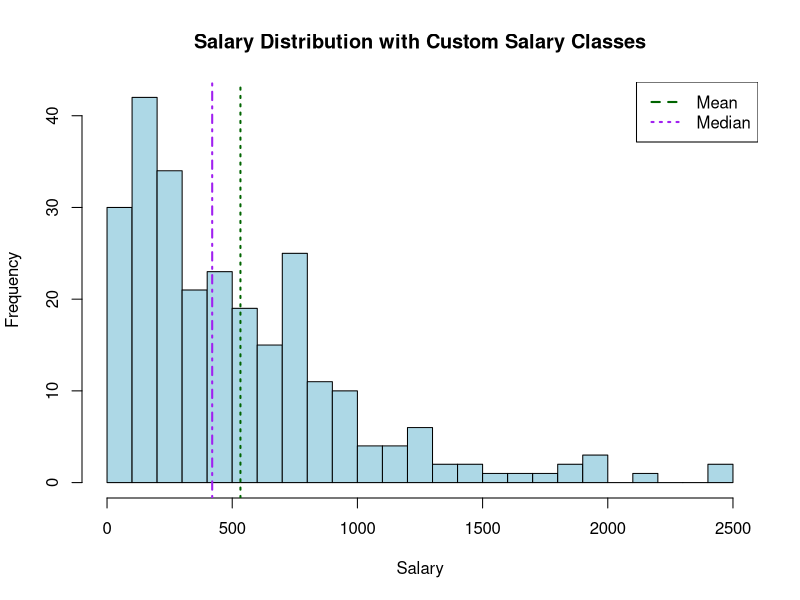
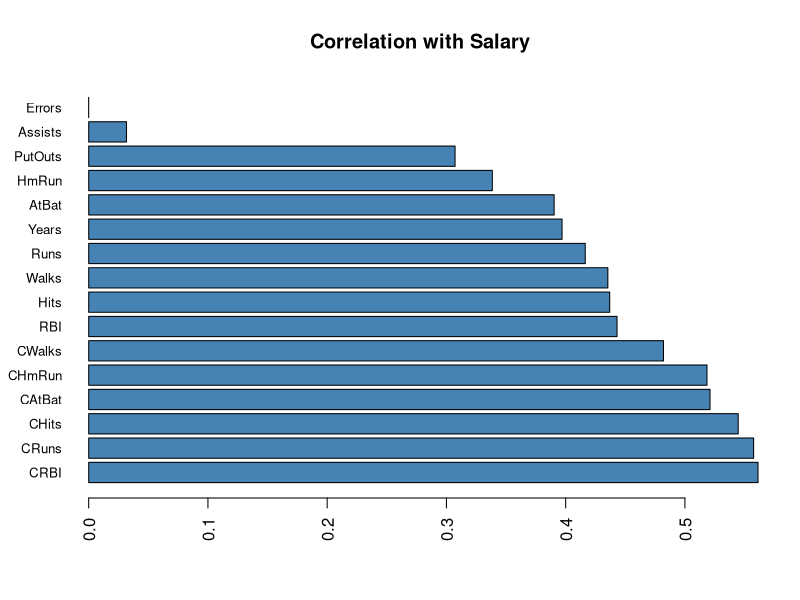
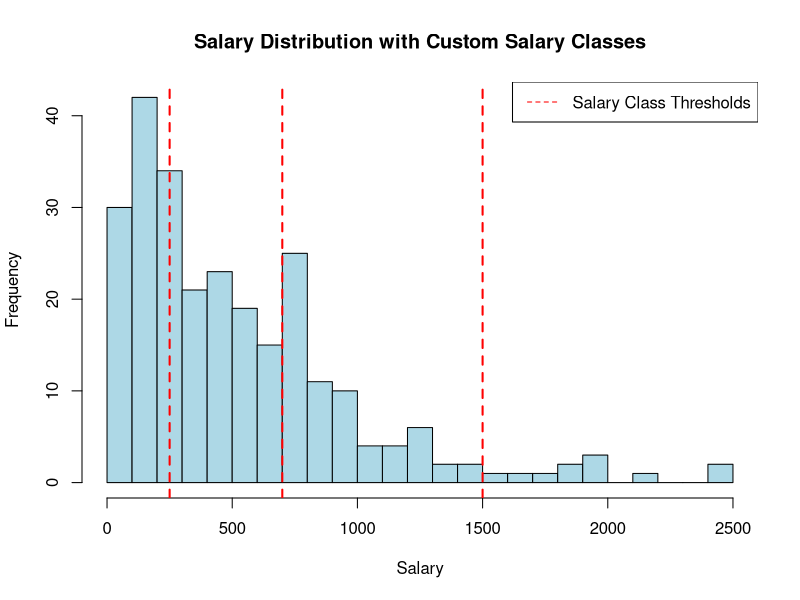
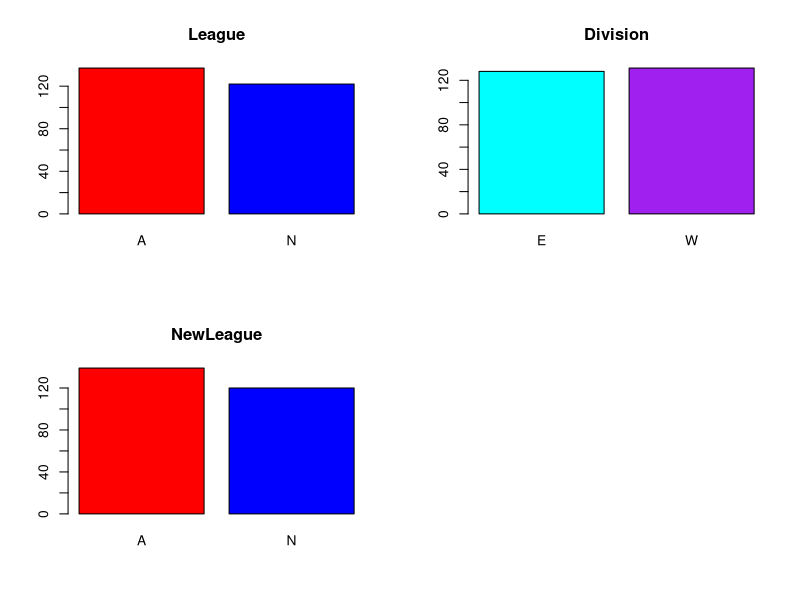
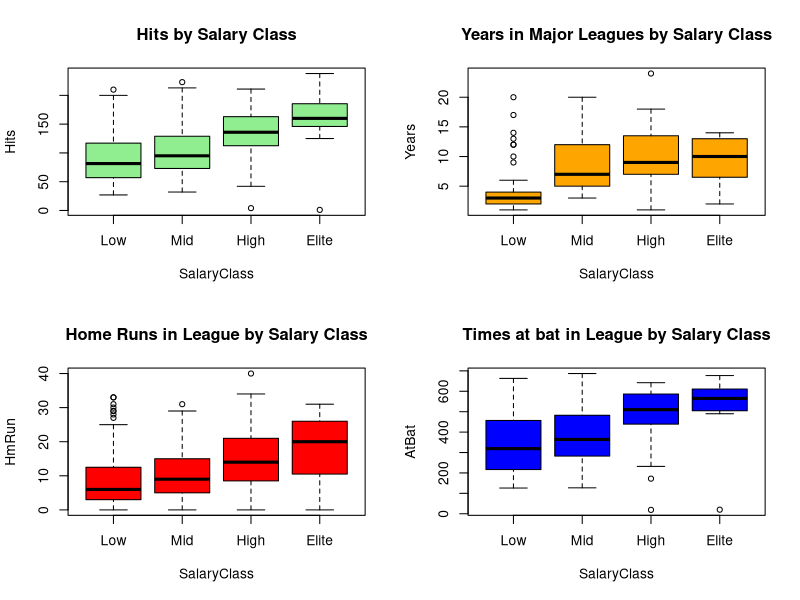
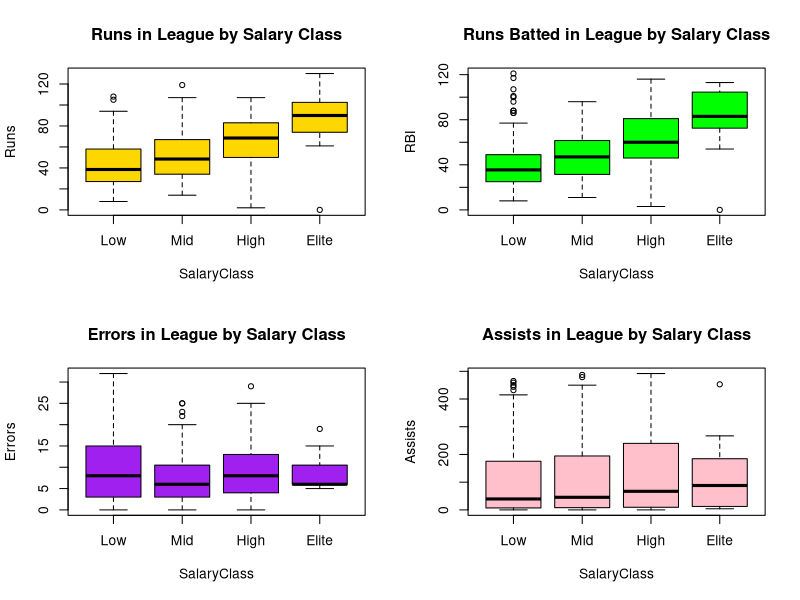
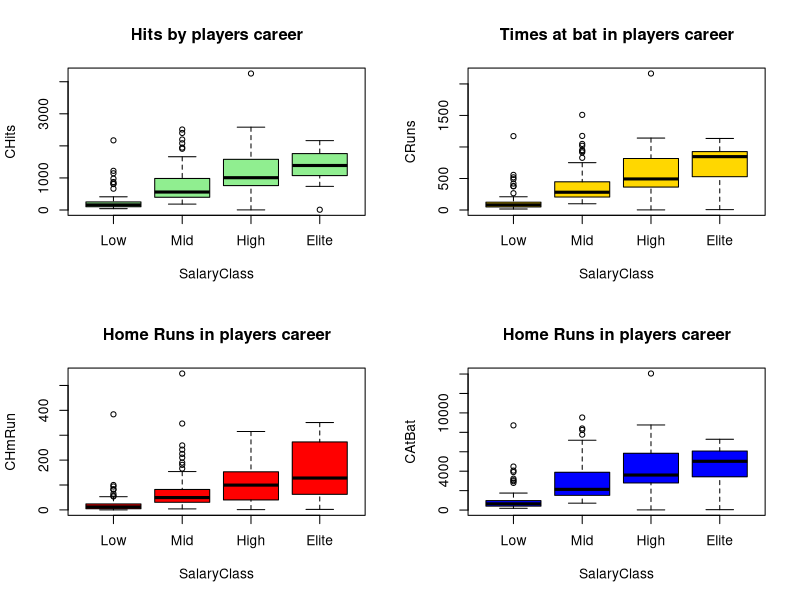
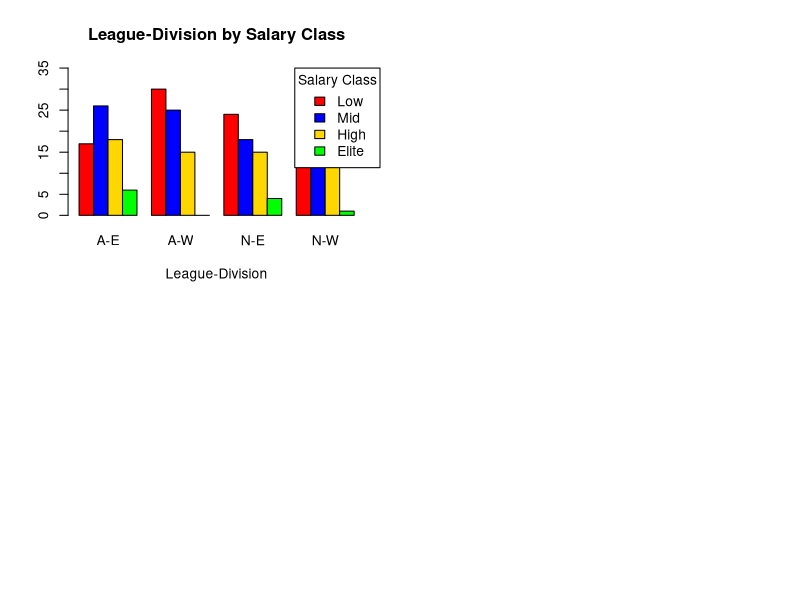

R code for these plots, in order:
## ---- chunk 1
#Load the data set
Data = read.csv("Hitters.csv",
                header = TRUE,
                colClasses = "character")
#Visualize the data
str(Data)
## ---- chunk 2
#Checking the amount of Players and Null values
nrow(Data)
sum(is.na(Data))
colSums(is.na(Data))
#Drop Missing Values
Data <- na.omit(Data)
## ---- chunk 3
Data$League <- as.factor(Data$League)
Data$Division <- as.factor(Data$Division)
Data$NewLeague <- as.factor(Data$NewLeague)

# Convert all columns that should be numeric (except categorical ones)
num_cols <- c("AtBat", "Hits", "HmRun", "Runs", "RBI", "Walks", "Years",
              "CAtBat", "CHits", "CHmRun", "CRuns", "CRBI", "CWalks",
              "PutOuts", "Assists", "Errors", "Salary")

Data[num_cols] <- lapply(Data[num_cols], as.numeric)
str(Data)

## ---- chunk 4

hist(Data$Salary,
     main = "Salary Distribution with Custom Salary Classes",
     xlab = "Salary",
     col = "lightblue",
     breaks = 20)


# Add mean and median lines
abline(v = mean(Data$Salary, na.rm = TRUE), col = "darkgreen", lwd = 2, lty = 3)
abline(v = median(Data$Salary, na.rm = TRUE), col = "purple", lwd = 2, lty = 4)

# Add legend
legend("topright",
       legend = c( "Mean", "Median"),
       col = c("darkgreen", "purple"),
       lty = c(2, 3, 4),
       lwd = 2)

## ---- chunk 5
# Create salary levels using quartiles
Data$SalaryClass <- cut(Data$Salary,
                        breaks = c(0, 250, 700, 1500, Inf),
                        labels = c("Low", "Mid", "High", "Elite"),
                        include.lowest = TRUE)

# Check distribution
table(Data$SalaryClass)

str(Data)
## ---- chunk 6
# Get numeric columns
num_data <- Data[, sapply(Data, is.numeric)]

# Compute correlations with Salary only
salary_corr <- cor(num_data, use = "complete.obs")[, "Salary"]

# Remove Salary's self-correlation (optional)
salary_corr <- salary_corr[names(salary_corr) != "Salary"]

# Sort for readability
salary_corr <- sort(salary_corr, decreasing = TRUE)

barplot(salary_corr,
        main = "Correlation with Salary",
        col = "steelblue",
        las = 2, # Rotate labels
        cex.names = 0.8,
        horiz = TRUE)
## ---- chunk 7

hist(Data$Salary,
     main = "Salary Distribution with Custom Salary Classes",
     xlab = "Salary",
     col = "lightblue",
     breaks = 20)

abline(v = c(250, 700, 1500), col = "red", lwd = 2, lty = 2)

legend("topright",
       legend = c("Salary Class Thresholds"),
       col = "red", lty = 2)


## ---- chunk 8

# Loop over each SalaryClass and print summary
for (class in levels(Data$SalaryClass)) {
  cat("\n--- Summary for Salary Class:", class, "---\n")
  subset_data <- subset(Data, SalaryClass == class)
  print(summary(subset_data[, c("Salary", "Hits", "Years", "HmRun")]))
}


## ---- chunk 9
 par(mfrow=c(2,2))
 #Sexbarchartexample
 barplot(table(Data$League), main="League", col=c("red","blue"))
 #Etnicity
 barplot(table(Data$Division),main="Division", col=c("cyan","purple"))
 #EducationField
 barplot(table(Data$NewLeague), main="NewLeague",
 col=c("red","blue"))
## ---- chunk 10
# Ensure SalaryClass is a factor
Data$SalaryClass <- as.factor(Data$SalaryClass)

# Boxplots and barplots for visual analysis using SalaryClass
par(mfrow = c(2, 2))

# Boxplot: Hits by Salary Class
boxplot(Hits ~ SalaryClass, data = Data,
        main = "Hits by Salary Class", col = "lightgreen")

# Boxplot: Years in major League by Salary Class
boxplot(Years ~ SalaryClass, data = Data,
        main = "Years in Major Leagues by Salary Class", col = "orange")

# Boxplot: Years in League by Salary Class
boxplot(HmRun  ~ SalaryClass, data = Data,
        main = "Home Runs in League by Salary Class", col = "red")

# Boxplot: Times at bat in League by Salary Class
boxplot(AtBat  ~ SalaryClass, data = Data,
        main = "Times at bat in League by Salary Class", col = "blue")

# Boxplot: Runs in League by Salary Class
boxplot(Runs  ~ SalaryClass, data = Data,
        main = "Runs in League by Salary Class", col = "gold")

# Boxplot: Runs Batted in League by Salary Class
boxplot(RBI  ~ SalaryClass, data = Data,
        main = "Runs Batted in League by Salary Class", col = "green")

# Boxplot: Errors in League by Salary Class
boxplot(Errors  ~ SalaryClass, data = Data,
        main = "Errors in League by Salary Class", col = "purple")
# Boxplot: Assists in League by Salary Class
boxplot(Assists  ~ SalaryClass, data = Data,
        main = "Assists in League by Salary Class", col = "pink")

## ---- chunk 11
# Ensure SalaryClass is a factor
Data$SalaryClass <- as.factor(Data$SalaryClass)

# Boxplots and barplots for visual analysis using SalaryClass
par(mfrow = c(2, 2))

# Boxplot: Hits in players career Salary Class
boxplot(CHits ~ SalaryClass, data = Data,
        main = "Hits by players career", col = "lightgreen")

# Boxplot: Runs in players career by Salary Class
boxplot(CRuns  ~ SalaryClass, data = Data,
        main = "Times at bat in players career", col = "gold")

# Boxplot: Home Runs in players career by Salary Class
boxplot(CHmRun  ~ SalaryClass, data = Data,
        main = "Home Runs in players career", col = "red")

# Boxplot: Home Runs in players career by Salary Class
boxplot(CAtBat  ~ SalaryClass, data = Data,
        main = "Home Runs in players career", col = "blue")
## ---- chunk 12
# Create a combined League + Division group
Data$LeagueDivision <- paste(Data$League, Data$Division, sep = "-")
# Barplot of Salary Class by League-Division
counts_ld <- table(Data$SalaryClass, Data$LeagueDivision)

barplot(counts_ld, beside = TRUE,
        col = c("red", "blue", "gold", "green"),
        main = "League-Division by Salary Class",
        ylim = c(0, max(counts_ld) + 5),
        xlab = "League-Division")

legend("topright", inset = c(-0.05, 0), xpd = TRUE,
       legend = rownames(counts_ld),
       fill = c("red", "blue", "gold", "green"),
       title = "Salary Class")

Data$LeagueDivision <- NULL
Data$Salary <- NULL

## ---- chunk 13
# Load the required package
library(nnet)  # Multinomial logistic regression

# Fit the multinomial logistic regression model on the full dataset
# Using SalaryClass as the response variable and all predictors
multinom_model <- multinom(
  SalaryClass ~ AtBat + Hits + HmRun + Runs + RBI + Walks + Years +
    CAtBat + CHits + CHmRun + CRuns + CRBI + CWalks + League + Division +
    PutOuts + Assists + Errors + NewLeague,
  data = Data,
  trace = FALSE  # Suppress convergence output
)

# View the model summary
summary(multinom_model)

# Predict the classes on the training data
predicted_classes <- predict(multinom_model, newdata = Data)

# Calculate the accuracy
accuracy <- mean(predicted_classes == Data$SalaryClass)

# Print the accuracy
cat("Model Accuracy:", round(accuracy * 100, 2), "%\n")


## ---- chunk 14
# Compute z-values and p-values
z_values <- summary(multinom_model)$coefficients / summary(multinom_model)$standard.errors
p_values <- 2 * (1 - pnorm(abs(z_values)))

# Round p-values
round(p_values, 4)
## ---- chunk 15
# Transpose so we can check by predictor (columns)
significant_predictors <- colnames(p_values)[apply(p_values, 2, function(x) any(x < 0.05))]

# View significant predictors
print(significant_predictors)

## ---- chunk 16
set.seed(15072003) # report the name of the student with this date of birth
 cv_methods = c("1. Vanilla validation set", "2. LOO-CV", "3. K-fold CV (with K = 5)",
 "4. K-fold CV (with K = 10)")
 sample(cv_methods, 1)
## ---- chunk 17
# Load required package
library(nnet)

# Initialize prediction vector
predicted_classes <- rep(NA, nrow(Data))

# Perform Leave-One-Out Cross-Validation
for (i in 1:nrow(Data)) {
  # Training set (leave one out)
  train_data <- Data[-i, ]
  test_data <- Data[i, , drop = FALSE]
  
  # Fit model on training data
  loocv_model <- multinom(
    SalaryClass ~ AtBat + Hits + HmRun + Runs + RBI + Walks + Years +
      CAtBat + CHits + CHmRun + CRuns + CRBI + CWalks +
      PutOuts + Assists + Errors + NewLeague + League + Division,
    data = train_data,
    trace = FALSE
  )
  
  # Predict on left-out observation
  predicted_classes[i] <- as.character(predict(loocv_model, newdata = test_data))

}

# Compare predicted vs actual
conf_matrix <- table(Predicted = predicted_classes, Actual = Data$SalaryClass)
print(conf_matrix)

# Compute accuracy
accuracy <- mean(predicted_classes == as.character(Data$SalaryClass))

cat("LOOCV Accuracy:", round(accuracy, 4), "\n")
## ---- chunk 18
library(nnet)

# Split the data
set.seed(2)  

train_index <- sample(1:nrow(Data), 0.7 * nrow(Data))
train_data <- Data[train_index, ]
test_data <- Data[-train_index, ]

# Fit multinomial model on training set
multinom_model <- multinom(SalaryClass ~ ., data = train_data)
# Predict on the test set
predicted_class <- predict(multinom_model, newdata = test_data)

# Actual classes
true_class <- test_data$SalaryClass

# Compute accuracy
accuracy <- mean(predicted_class == true_class)
error_rate <- 1 - accuracy

# Print results
cat("Accuracy:", round(accuracy, 4), "\n")
cat("Misclassification Error:", round(error_rate, 4), "\n")
table(Predicted = predicted_class, Actual = true_class)
## ---- chunk 19
# Reduced model with selected predictors
reduced_model <- multinom(
  SalaryClass ~ AtBat+ Hits+ HmRun + CRBI +Years +  NewLeague + League + Division+ Assists+ Errors,
  data = Data,
  trace = FALSE
)

# Summary
summary(reduced_model)

# Predict the classes on the training data
predicted_classes <- predict(multinom_model, newdata = Data)

# Calculate the accuracy
accuracy <- mean(predicted_classes == Data$SalaryClass)

# Print the accuracy
cat("Model Accuracy:", round(accuracy * 100, 2), "%\n")
## ---- chunk 20
# Leave-One-Out Cross-Validation for Reduced Model
reduced_preds <- rep(NA, nrow(Data))

for (i in 1:nrow(Data)) {
  train_data <- Data[-i, ]
  test_data <- Data[i, , drop = FALSE]
  
  model <- multinom(
    SalaryClass ~ AtBat+ Hits+ HmRun + CRBI +Years + NewLeague + League + Division+ Assists+ Errors,
    data = train_data,
    trace = FALSE
  )
  
  reduced_preds[i] <- as.character(predict(model, newdata = test_data))
}

# Confusion matrix
table(Predicted = reduced_preds, Actual = Data$SalaryClass)

# Accuracy
reduced_accuracy <- mean(reduced_preds == as.character(Data$SalaryClass))
cat("Reduced Model LOOCV Accuracy:", round(reduced_accuracy, 4), "\n")
## ---- chunk 21
# Load necessary libraries
library(nnet)
library(MASS)

# Fit the full model
full_model <- multinom(SalaryClass ~ ., data = Data, trace = FALSE)

# Run stepwise selection (both directions)
stepwise_model <- stepAIC(full_model, direction = "both", trace = TRUE)

# Print the summary of the selected model
summary(stepwise_model)

# Get selected formula
selected_formula <- formula(stepwise_model)

# --- Re-run LOOCV using selected features ---

# Initialize prediction vector
predicted_classes <- rep(NA, nrow(Data))

# Loop through each observation (LOOCV)
for (i in 1:nrow(Data)) {
  train_data <- Data[-i, ]
  test_data <- Data[i, , drop = FALSE]
  
  # Fit model on training data using selected variables
  loocv_model <- multinom(selected_formula, data = train_data, trace = FALSE)
  
  # Predict on left-out observation
  predicted_classes[i] <- as.character(predict(loocv_model, newdata = test_data))
}

# Compare predicted vs actual
conf_matrix <- table(Predicted = predicted_classes, Actual = Data$SalaryClass)
print(conf_matrix)

# Compute accuracy
accuracy <- mean(predicted_classes == as.character(Data$SalaryClass))
cat("LOOCV Accuracy (Stepwise Model):", round(accuracy, 4), "\n")


